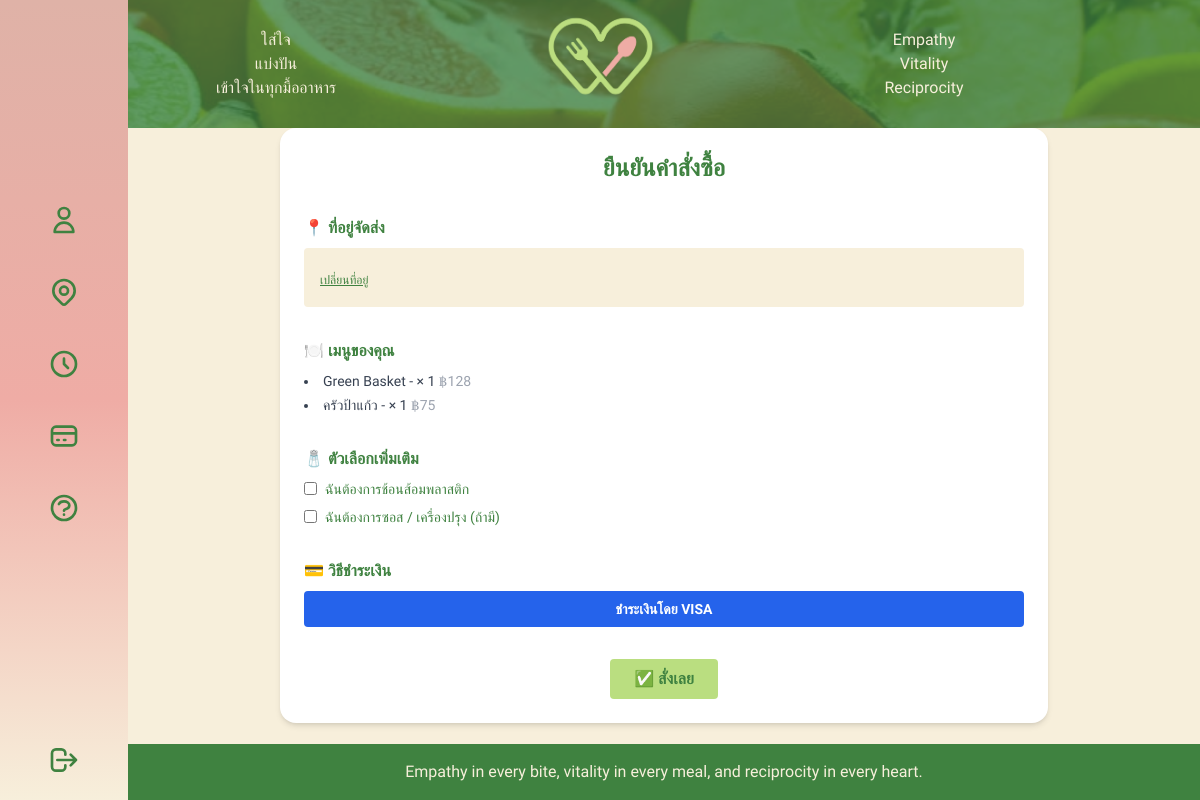
The app's page /checkout/ (signed in), older data.
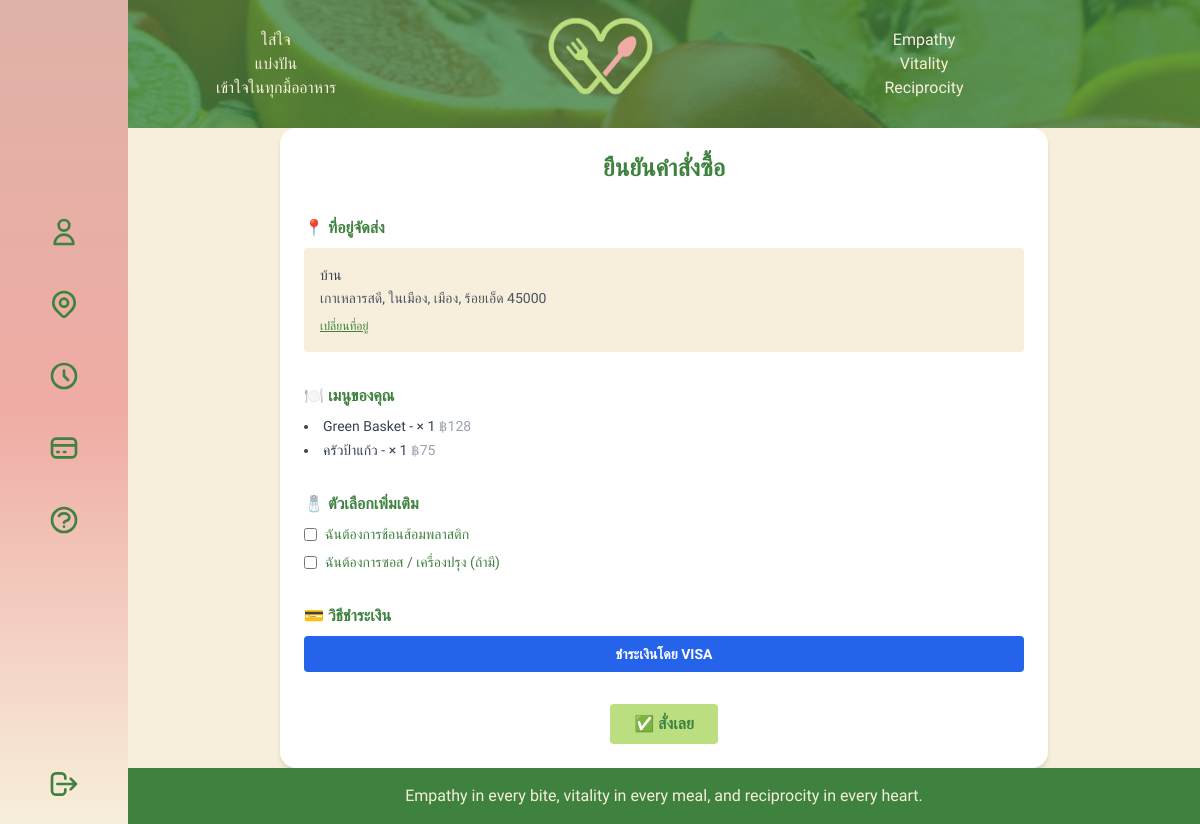
The same page, newer data.
### myapp/models.py (models this page shows, shortened)
class Address(models.Model):
    user        = models.ForeignKey(User, on_delete=models.CASCADE, related_name='addresses')
    label       = models.CharField("ชื่อที่อยู่", max_length=100, default='', blank=True)
    full_address = models.TextField("ที่อยู่", default='')
    subdistrict = models.CharField("ตำบล", max_length=100, blank=True)
    district    = models.CharField("อำเภอ", max_length=100, blank=True)
    province    = models.CharField("จังหวัด", max_length=100, blank=True)
    zipcode     = models.CharField("รหัสไปรษณีย์", max_length=10, blank=True)
    is_default  = models.BooleanField("ตั้งเป็นค่ามาตรฐาน", default=False)
    order       = models.PositiveIntegerField(default=0)
    @property
    def display_address(self):
        return f"{self.full_address}, {self.subdistrict}, {self.district}, {self.province} {self.zipcode}".strip(', ')

### myapp/views.py (the view)
# urls.py: path('checkout/', views.checkout, name='checkout'),
@login_required
def checkout(request):
    cart_items = CartItem.objects.filter(user=request.user)
    total_price = sum(item.menu.price * item.quantity for item in cart_items)
    delivery_fee = 29
    grand_total = total_price + delivery_fee
    default_address = Address.objects.filter(user=request.user, is_default=True).first()
    return render(request, 'checkout.html', {
        'cart_items': cart_items,
        'total_price': total_price,
        'delivery_fee': delivery_fee,
        'grand_total': grand_total,
        'default_address': default_address  # ✅ ต้องมีตรงนี้
    })

### myapp/templates/checkout.html (shortened to what this page needs)
{% extends 'base.html' %}
{% block content %}
<div class="max-w-3xl mx-auto bg-white p-6 rounded-2xl shadow-md">
    <h2 class="text-2xl font-bold text-[#3F8240] mb-6 text-center">ยืนยันคำสั่งซื้อ</h2>
    <form method="POST" action="{% url 'checkout_confirm' %}" class="space-y-8">
        <div>
            <h3 class="font-semibold text-[#3F8240] mb-2">📍 ที่อยู่จัดส่ง</h3>
            <div class="bg-[#F7EFDB] p-4 rounded text-sm leading-relaxed">
                {% if default_address %}
                    <p class="font-medium text-gray-700">{{ default_address.label }}</p>
                    <p class="text-gray-600">{{ default_address.display_address }}</p>
                {% else %}
                    <p class="italic text-gray-400">คุณยังไม่มีที่อยู่จัดส่ง</p>
                {% endif %}
                <a href="{% url 'address_list' %}" class="text-xs text-[#3F8240] underline inline-block mt-2">
                    เปลี่ยนที่อยู่
                </a>
            </div>
        </div>
        <div>
            <h3 class="font-semibold text-[#3F8240] mb-2">🍽️ เมนูของคุณ</h3>
            <ul class="text-sm list-disc list-inside text-gray-700 space-y-1">
                {% for item in cart_items %}
                    <li>
                        {{ item.menu.restaurant.name }} - {{ item.menu.name }} × {{ item.quantity }}
                        <span class="text-gray-400">฿{{ item.menu.price|floatformat:0 }}</span>
                    </li>
                {% endfor %}
            </ul>
        </div>
        <div>
            <h3 class="font-semibold text-[#3F8240] mb-2">🧂 ตัวเลือกเพิ่มเติม</h3>
            <div class="space-y-2 text-sm">
                <label class="flex items-center space-x-2">
                    <input type="checkbox" name="wants_spoon" class="accent-[#3F8240]" />
                    <span>ฉันต้องการช้อนส้อมพลาสติก</span>
                </label>
                <label class="flex items-center space-x-2">
                    <input type="checkbox" name="wants_sauce" class="accent-[#3F8240]" />
                    <span>ฉันต้องการซอส / เครื่องปรุง (ถ้ามี)</span>
                </label>
            </div>
        </div>
        <div>
            <h3 class="font-semibold text-[#3F8240] mb-2">💳 วิธีชำระเงิน</h3>
            <div class="bg-blue-600 text-white text-sm font-semibold text-center py-2 rounded">
                ชำระเงินโดย VISA
            </div>
        </div>
        <div class="text-center">
            <button type="submit" class="bg-[#BADE80] text-[#3F8240] font-bold py-2 px-6 rounded hover:bg-[#A3CF62]">
                ✅ สั่งเลย
            </button>
        </div>
    </form>
</div>
{% endblock %}

Row changes from the older to the newer data that the page shows:
added Address: label "บ้าน", display_address "เกาเหลารสดี, ในเมือง, เมือง, ร้อยเอ็ด 45000"
